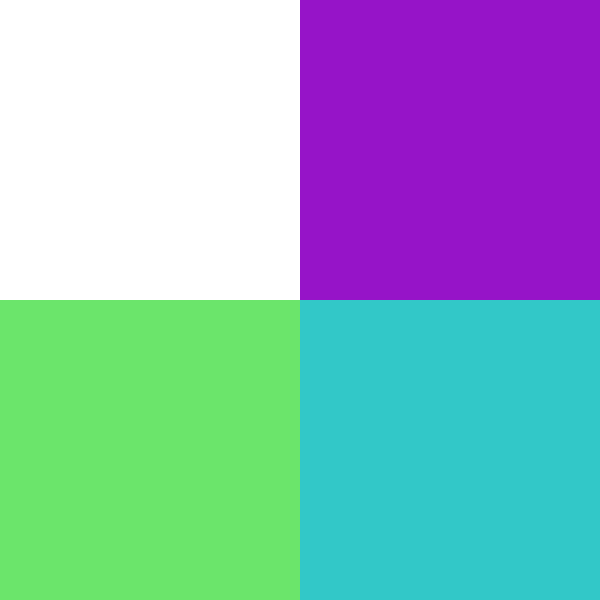
Frame 1 (no input)
Frame 60 (the mouse pressed at the canvas centre just before this capture): identical to frame 1, image omitted
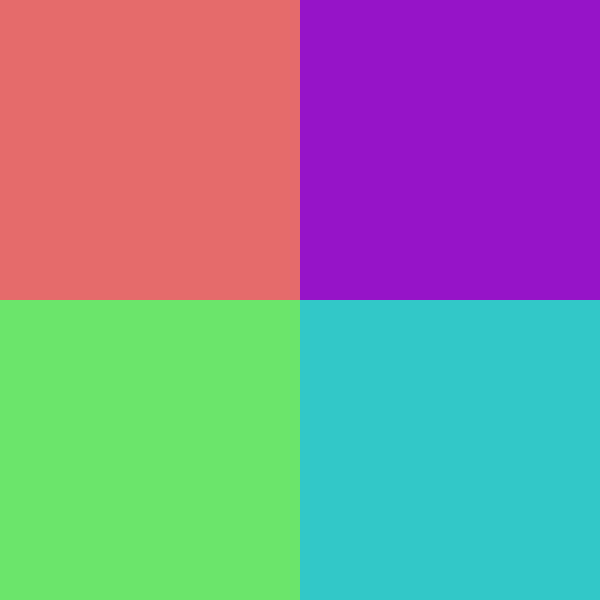
Frame 120 (the mouse held since frame 60 and released just before this capture)

The Processing sketch that drew these frames (run headless with seeded random() and noise(); from frame 60 on, the mouse is pressed at the canvas centre):

// Processing sketch: sketch_4
// ── sketch_4.pde
//this sketch draws two rectangles on the side of the 
// screen that change colors when the mouse is over them. 

// change the sketch to have two more rectangles in the 
// right side of the screen that behave in the same way 
// when the mouse is over them.

void setup() {
  size(600, 600);
  noStroke();
}

void draw() {
  if (mouseX < width/2 && mouseY < height/2) {
    fill(255);
  } else {
    fill(229, 107, 107);
  }
  rect(0, 0, width/2, height/2);

  if (mouseX < width/2 && mouseY > height/2) {
    fill(255);
  } else {
    fill(107, 229, 107);
  }
  rect(0, height/2, width/2, height/2);
  
  if (mouseX > width/2 && mouseY < height/2) {
    fill(255);
  } else {
    fill(150, 20, 200);
  }
  rect(width/2, 0, width/2, height/2);
  
  if (mouseX > width/2 && mouseY > height/2) {
    fill(255);
  } else {
    fill(50, 200, 200);
  }
  rect(width/2, height/2, width, height);
} 
